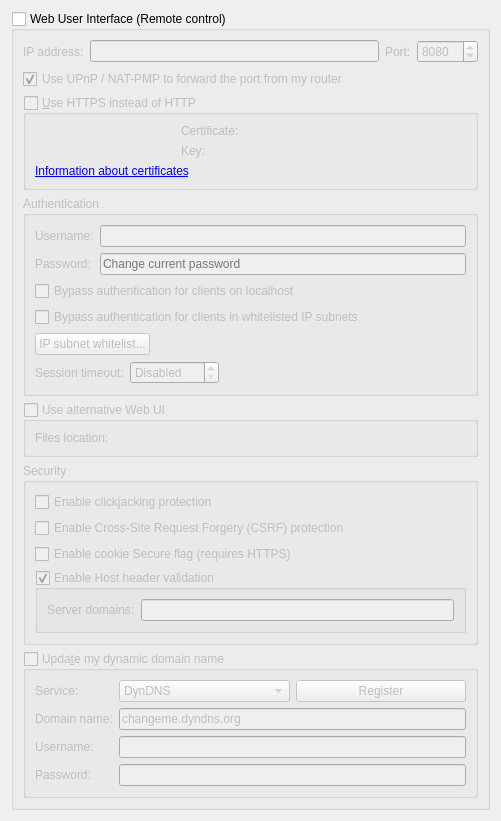
          <widget class="QWidget" name="scrollAreaWidgetContents_7">
           <property name="geometry">
            <rect>
             <x>0</x>
             <y>0</y>
             <width>501</width>
             <height>636</height>
            </rect>
           </property>
           <layout class="QVBoxLayout" name="verticalLayout_23">
            <item>
             <widget class="QGroupBox" name="checkWebUi">
              <property name="title">
               <string>Web User Interface (Remote control)</string>
              </property>
              <property name="checkable">
               <bool>true</bool>
              </property>
              <property name="checked">
               <bool>false</bool>
              </property>
              <layout class="QVBoxLayout" name="verticalLayout_2">
               <item>
                <layout class="QHBoxLayout" name="horizontalLayout_2">
                 <item>
                  <widget class="QLabel" name="lblWebUiAddress">
                   <property name="text">
                    <string>IP address:</string>
                   </property>
                  </widget>
                 </item>
                 <item>
                  <widget class="QLineEdit" name="textWebUiAddress">
                   <property name="toolTip">
                    <string>IP address that the Web UI will bind to.
Specify an IPv4 or IPv6 address. You can specify &quot;0.0.0.0&quot; for any IPv4 address,
&quot;::&quot; for any IPv6 address, or &quot;*&quot; for both IPv4 and IPv6.</string>
                   </property>
                  </widget>
                 </item>
                 <item>
                  <widget class="QLabel" name="lblWebUiPort">
                   <property name="text">
                    <string>Port:</string>
                   </property>
                  </widget>
                 </item>
                 <item>
                  <widget class="QSpinBox" name="spinWebUiPort">
                   <property name="minimum">
                    <number>1</number>
                   </property>
                   <property name="maximum">
                    <number>65535</number>
                   </property>
                   <property name="value">
                    <number>8080</number>
                   </property>
                  </widget>
                 </item>
                </layout>
               </item>
               <item>
                <widget class="QCheckBox" name="checkWebUIUPnP">
                 <property name="text">
                  <string>Use UPnP / NAT-PMP to forward the port from my router</string>
                 </property>
                 <property name="checked">
                  <bool>true</bool>
                 </property>
                </widget>
               </item>
               <item>
                <widget class="QGroupBox" name="checkWebUiHttps">
                 <property name="title">
                  <string>&amp;Use HTTPS instead of HTTP</string>
                 </property>
                 <property name="checkable">
                  <bool>true</bool>
                 </property>
                 <property name="checked">
                  <bool>false</bool>
                 </property>
                 <layout class="QGridLayout" name="gridLayout_11">
                  <item row="1" column="1">
                   <widget class="QLabel" name="lblWebUiKey">
                    <property name="text">
                     <string>Key:</string>
                    </property>
                   </widget>
                  </item>
                  <item row="0" column="1">
                   <widget class="QLabel" name="lblWebUiCrt">
                    <property name="text">
                     <string>Certificate:</string>
                    </property>
                   </widget>
                  </item>
                  <item row="0" column="0">
                   <widget class="QLabel" name="lblSslCertStatus"/>
                  </item>
                  <item row="1" column="0">
                   <widget class="QLabel" name="lblSslKeyStatus"/>
                  </item>
                  <item row="2" column="0" colspan="3">
                   <widget class="QLabel" name="lblWebUIInfo">
                    <property name="text">
                     <string>&lt;a href=https://httpd.apache.org/docs/current/ssl/ssl_faq.html#aboutcerts&gt;Information about certificates&lt;/a&gt;</string>
                    </property>
                    <property name="openExternalLinks">
                     <bool>true</bool>
                    </property>
                   </widget>
                  </item>
                  <item row="0" column="2">
                   <widget class="FileSystemPathLineEdit" name="textWebUIHttpsCert" native="true"/>
                  </item>
                  <item row="1" column="2">
                   <widget class="FileSystemPathLineEdit" name="textWebUIHttpsKey" native="true"/>
                  </item>
                 </layout>
                </widget>
               </item>
               <item>
                <widget class="QGroupBox" name="groupWebUiAuth">
                 <property name="title">
                  <string>Authentication</string>
                 </property>
                 <layout class="QVBoxLayout" name="verticalLayout_35">
                  <item>
                   <layout class="QGridLayout" name="gridLayout_8">
                    <item row="0" column="0">
                     <widget class="QLabel" name="lblWebUiUsername">
                      <property name="text">
                       <string>Username:</string>
                      </property>
                     </widget>
                    </item>
                    <item row="0" column="1">
                     <widget class="QLineEdit" name="textWebUiUsername"/>
                    </item>
                    <item row="1" column="0">
                     <widget class="QLabel" name="lblWebUiPassword">
                      <property name="text">
                       <string>Password:</string>
                      </property>
                     </widget>
                    </item>
                    <item row="1" column="1">
                     <widget class="QLineEdit" name="textWebUiPassword">
                      <property name="echoMode">
                       <enum>QLineEdit::Password</enum>
                      </property>
                      <property name="placeholderText">
                       <string>Change current password</string>
                      </property>
                     </widget>
                    </item>
                   </layout>
                  </item>
                  <item>
                   <widget class="QCheckBox" name="checkBypassLocalAuth">
                    <property name="text">
                     <string>Bypass authentication for clients on localhost</string>
                    </property>
                   </widget>
                  </item>
                  <item>
                   <widget class="QCheckBox" name="checkBypassAuthSubnetWhitelist">
                    <property name="text">
                     <string>Bypass authentication for clients in whitelisted IP subnets</string>
                    </property>
                   </widget>
                  </item>
                  <item>
                   <widget class="QPushButton" name="IPSubnetWhitelistButton">
                    <property name="sizePolicy">
                     <sizepolicy hsizetype="Fixed" vsizetype="Fixed">
                      <horstretch>0</horstretch>
                      <verstretch>0</verstretch>
                     </sizepolicy>
                    </property>
                    <property name="text">
                     <string>IP subnet whitelist...</string>
                    </property>
                   </widget>
                  </item>
                  <item>
                   <layout class="QHBoxLayout" name="horizontalLayout_13">
                    <item>
                     <widget class="QLabel" name="lblSessionTimeout">
                      <property name="text">
                       <string>Session timeout:</string>
                      </property>
                     </widget>
                    </item>
                    <item>
                     <widget class="QSpinBox" name="spinSessionTimeout">
                      <property name="specialValueText">
                       <string>Disabled</string>
                      </property>
                      <property name="suffix">
                       <string> sec</string>
                      </property>
                      <property name="maximum">
                       <number>2147483647</number>
                      </property>
                     </widget>
                    </item>
                    <item>
                     <spacer name="horizontalSpacer_11">
                      <property name="orientation">
                       <enum>Qt::Horizontal</enum>
                      </property>
                      <property name="sizeHint" stdset="0">
                       <size>
                        <width>40</width>
                        <height>20</height>
                       </size>
                      </property>
                     </spacer>
                    </item>
                   </layout>
                  </item>
                 </layout>
                </widget>
               </item>
               <item>
                <widget class="QGroupBox" name="groupAltWebUI">
                 <property name="title">
                  <string>Use alternative Web UI</string>
                 </property>
                 <property name="checkable">
                  <bool>true</bool>
                 </property>
                 <property name="checked">
                  <bool>false</bool>
                 </property>
                 <layout class="QHBoxLayout" name="horizontalLayout_5">
                  <item>
                   <widget class="QLabel" name="labelWebUIRootFolder">
                    <property name="text">
                     <string>Files location:</string>
                    </property>
                   </widget>
                  </item>
                  <item>
                   <widget class="FileSystemPathLineEdit" name="textWebUIRootFolder" native="true"/>
                  </item>
                 </layout>
                </widget>
               </item>
               <item>
                <widget class="QGroupBox" name="groupBox_3">
                 <property name="title">
                  <string>Security</string>
                 </property>
                 <layout class="QVBoxLayout" name="verticalLayout_33">
                  <item>
                   <widget class="QCheckBox" name="checkClickjacking">
                    <property name="text">
                     <string>Enable clickjacking protection</string>
                    </property>
                   </widget>
                  </item>
                  <item>
                   <widget class="QCheckBox" name="checkCSRFProtection">
                    <property name="text">
                     <string>Enable Cross-Site Request Forgery (CSRF) protection</string>
                    </property>
                   </widget>
                  </item>
                  <item>
                   <widget class="QCheckBox" name="checkSecureCookie">
                    <property name="text">
                     <string>Enable cookie Secure flag (requires HTTPS)</string>
                    </property>
                   </widget>
                  </item>
                  <item>
                   <widget class="QGroupBox" name="groupHostHeaderValidation">
                    <property name="title">
                     <string>Enable Host header validation</string>
                    </property>
                    <property name="checkable">
                     <bool>true</bool>
                    </property>
                    <layout class="QVBoxLayout" name="verticalLayout_32">
                     <item>
                      <layout class="QHBoxLayout" name="horizontalLayout_10">
                       <item>
                        <widget class="QLabel" name="labelServerDomains">
                         <property name="text">
                          <string>Server domains:</string>
                         </property>
                        </widget>
                       </item>
                       <item>
                        <widget class="QLineEdit" name="textServerDomains">
                         <property name="toolTip">
                          <string>Whitelist for filtering HTTP Host header values.
In order to defend against DNS rebinding attack,
you should put in domain names used by WebUI server.

Use ';' to split multiple entries. Can use wildcard '*'.</string>
                         </property>
                        </widget>
                       </item>
                      </layout>
                     </item>
                    </layout>
                   </widget>
                  </item>
                 </layout>
                </widget>
               </item>
               <item>
                <widget class="QGroupBox" name="checkDynDNS">
                 <property name="title">
                  <string>Upda&amp;te my dynamic domain name</string>
                 </property>
                 <property name="checkable">
                  <bool>true</bool>
                 </property>
                 <property name="checked">
                  <bool>false</bool>
                 </property>
                 <layout class="QFormLayout" name="formLayout_5">
                  <item row="0" column="0">
                   <widget class="QLabel" name="label_19">
                    <property name="text">
                     <string>Service:</string>
                    </property>
                   </widget>
                  </item>
                  <item row="0" column="1">
                   <layout class="QHBoxLayout" name="horizontalLayout_3">
                    <item>
                     <widget class="QComboBox" name="comboDNSService">
                      <item>
                       <property name="text">
                        <string notr="true">DynDNS</string>
                       </property>
                      </item>
                      <item>
                       <property name="text">
                        <string notr="true">No-IP</string>
                       </property>
                      </item>
                     </widget>
                    </item>
                    <item>
                     <widget class="QPushButton" name="registerDNSBtn">
                      <property name="text">
                       <string>Register</string>
                      </property>
                     </widget>
                    </item>
                   </layout>
                  </item>
                  <item row="1" column="0">
                   <widget class="QLabel" name="label_20">
                    <property name="text">
                     <string>Domain name:</string>
                    </property>
                   </widget>
                  </item>
                  <item row="1" column="1">
                   <widget class="QLineEdit" name="domainNameTxt">
                    <property name="text">
                     <string notr="true">changeme.dyndns.org</string>
                    </property>
                   </widget>
                  </item>
                  <item row="2" column="0">
                   <widget class="QLabel" name="label_21">
                    <property name="text">
                     <string>Username:</string>
                    </property>
                   </widget>
                  </item>
                  <item row="2" column="1">
                   <widget class="QLineEdit" name="DNSUsernameTxt">
                    <property name="maxLength">
                     <number>50</number>
                    </property>
                   </widget>
                  </item>
                  <item row="3" column="0">
                   <widget class="QLabel" name="label_22">
                    <property name="text">
                     <string>Password:</string>
                    </property>
                   </widget>
                  </item>
                  <item row="3" column="1">
                   <widget class="QLineEdit" name="DNSPasswordTxt">
                    <property name="maxLength">
                     <number>50</number>
                    </property>
                    <property name="echoMode">
                     <enum>QLineEdit::Password</enum>
                    </property>
                   </widget>
                  </item>
                 </layout>
                </widget>
               </item>
              </layout>
             </widget>
            </item>
            <item>
             <spacer name="verticalSpacer">
              <property name="orientation">
               <enum>Qt::Vertical</enum>
              </property>
              <property name="sizeHint" stdset="0">
               <size>
                <width>20</width>
                <height>40</height>
               </size>
              </property>
             </spacer>
            </item>
           </layout>
          </widget>
